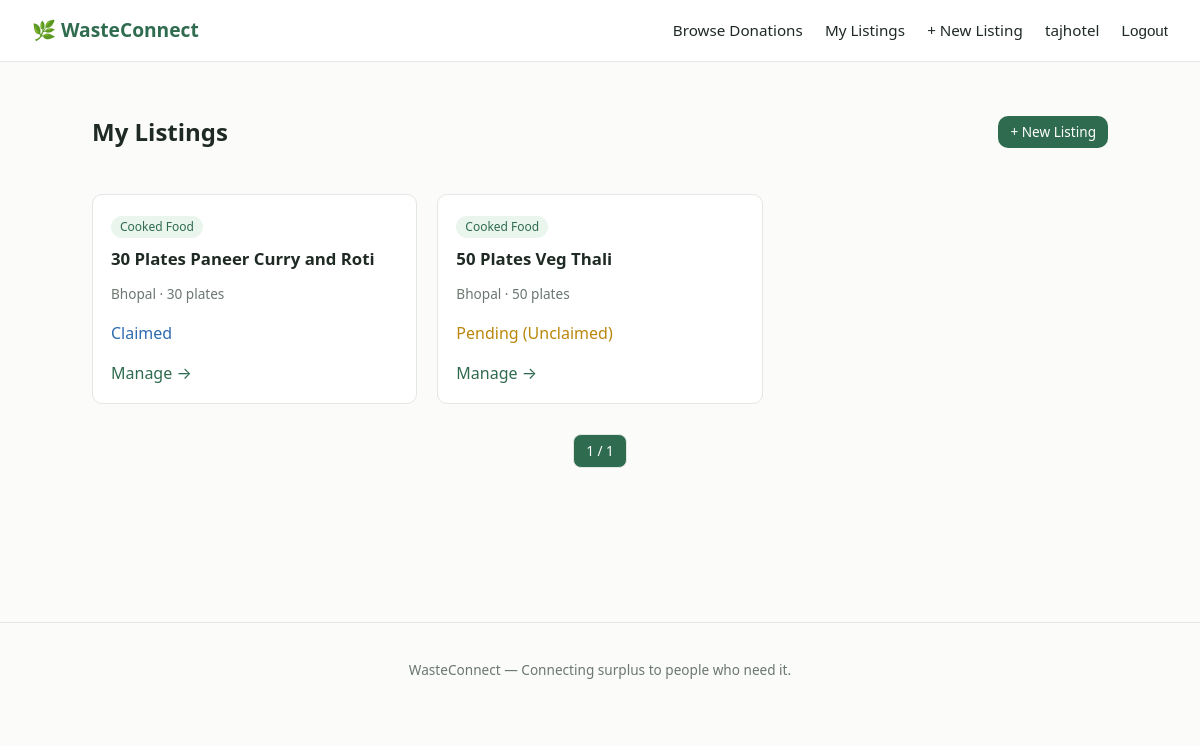
Screenshot of /donor/dashboard/ (signed in) with the database file from the repository.
### accounts/models.py (models this page shows, shortened)
class User(AbstractUser):
    DONOR = 'donor'
    NGO = 'ngo'
    ADMIN = 'admin'
    ROLE_CHOICES = [
        (DONOR, 'Donor (Restaurant/Hotel/Event)'),
        (NGO, 'NGO / Shelter (Receiver)'),
        (ADMIN, 'Platform Admin'),
    ]
    role = models.CharField(max_length=10, choices=ROLE_CHOICES, default=DONOR)
    phone = models.CharField(max_length=15, blank=True)
    organization_name = models.CharField(max_length=150, blank=True)
    address = models.CharField(max_length=255, blank=True)
    city = models.CharField(max_length=100, blank=True)
    is_verified = models.BooleanField(default=False)
    registration_doc = models.FileField(
        upload_to='ngo_docs/', blank=True, null=True,
        help_text="Registration certificate / proof (required for NGOs)"
    )

### listings/models.py (models this page shows, shortened)
class Listing(models.Model):
    CATEGORY_CHOICES = [
        ('cooked_food', 'Cooked Food'),
        ('raw_ingredients', 'Raw Ingredients / Groceries'),
        ('packaged_food', 'Packaged Food'),
        ('clothes', 'Clothes'),
        ('other', 'Other Resources'),
    ]
    STATUS_CHOICES = [
        ('pending', 'Pending (Unclaimed)'),
        ('claimed', 'Claimed'),
        ('in_transit', 'In Transit'),
        ('delivered', 'Delivered'),
        ('expired', 'Expired'),
    ]
    donor = models.ForeignKey(
        settings.AUTH_USER_MODEL,
        on_delete=models.CASCADE,
        related_name='listings',
        limit_choices_to={'role': 'donor'},
    )
    claimed_by = models.ForeignKey(
        settings.AUTH_USER_MODEL,
        on_delete=models.SET_NULL,
        null=True, blank=True,
        related_name='claimed_listings',
        limit_choices_to={'role': 'ngo'},
    )
    title = models.CharField(max_length=150)
    description = models.TextField(blank=True)
    category = models.CharField(max_length=20, choices=CATEGORY_CHOICES, default='cooked_food')
    quantity = models.CharField(max_length=50, help_text="e.g. '20 plates', '15 kg'")
    city = models.CharField(max_length=100)
    pickup_address = models.CharField(max_length=255)
    expiry_time = models.DateTimeField(help_text="When this donation is no longer usable")
    status = models.CharField(max_length=15, choices=STATUS_CHOICES, default='pending')
    image = models.ImageField(upload_to='listings/', blank=True, null=True)
    created_at = models.DateTimeField(auto_now_add=True)
    updated_at = models.DateTimeField(auto_now=True)
    claimed_at = models.DateTimeField(null=True, blank=True)
    delivered_at = models.DateTimeField(null=True, blank=True)
    is_flagged = models.BooleanField(default=False)
    class Meta:
        ordering = ['-created_at']

### listings/views.py (the view)
# urls.py: path('donor/dashboard/', views.donor_dashboard, name='donor_dashboard'),
@login_required
def donor_dashboard(request):
    if request.user.role != 'donor':
        messages.error(request, "Only donors can access this page.")
        return redirect('listings:home')
    listings = request.user.listings.all().order_by('-created_at')
    paginator = Paginator(listings, 8)
    page_number = request.GET.get('page')
    page_obj = paginator.get_page(page_number)
    return render(request, 'listings/donor_dashboard.html', {'page_obj': page_obj})

### templates/listings/donor_dashboard.html (shortened to what this page needs)
{% extends 'base.html' %}
{% block content %}
<div style="display:flex; justify-content:space-between; align-items:center;">
    <h2>My Listings</h2>
    <a href="{% url 'listings:create_listing' %}" class="btn small">+ New Listing</a>
</div>
{% if page_obj %}
<div class="grid">
    {% for listing in page_obj %}
    <div class="card">
        <span class="tag">{{ listing.get_category_display }}</span>
        <h3>{{ listing.title }}</h3>
        <p class="meta">{{ listing.city }} · {{ listing.quantity }}</p>
        <p class="status-{{ listing.status }}">{{ listing.get_status_display }}</p>
        <a href="{% url 'listings:listing_detail' listing.pk %}">Manage →</a>
    </div>
    {% endfor %}
</div>
<div class="pagination">
    <span class="current">{{ page_obj.number }} / {{ page_obj.paginator.num_pages }}</span>
</div>
{% else %}
<div class="empty-state">You haven't posted any listings yet.</div>
{% endif %}
{% endblock %}

### templates/base.html (shortened to what this page needs)
{% load static %}
<!DOCTYPE html>
<html lang="en">
<head>
    <link rel="stylesheet" href="{% static 'css/style.css' %}">
</head>
<body>
    <header class="navbar">
        <a href="{% url 'listings:home' %}" class="brand">🌿 WasteConnect</a>
        <nav>
            <a href="{% url 'listings:browse_listings' %}">Browse Donations</a>
            {% if user.is_authenticated %}
                {% if user.role == 'donor' %}
                    <a href="{% url 'listings:donor_dashboard' %}">My Listings</a>
                    <a href="{% url 'listings:create_listing' %}">+ New Listing</a>
                {% elif user.role == 'ngo' %}
                    <a href="{% url 'listings:ngo_dashboard' %}">My Claims</a>
                {% endif %}
                <a href="{% url 'accounts:profile' %}">{{ user.username }}</a>
                <form action="{% url 'accounts:logout' %}" method="post" class="inline-form">
                    <button type="submit" class="link-btn">Logout</button>
                </form>
            {% else %}
                <a href="{% url 'accounts:login' %}">Login</a>
                <a href="{% url 'accounts:signup_choice' %}" class="cta">Sign Up</a>
            {% endif %}
        </nav>
    </header>
    <main class="container">
        {% block content %}{% endblock %}
    </main>
    <footer class="footer">
        <p>WasteConnect — Connecting surplus to people who need it.</p>
    </footer>
</body>
</html>

### static/css/style.css (style rules this page uses)
:root { --green: #2f6b4f; --green-light: #eaf5ee; --ink: #1f2a24; --muted: #6b7770; --border: #e2e8e4; --bg: #fbfbf9; --danger: #c0392b; --radius: 10px; }
* { box-sizing: border-box; }
body { margin: 0; font-family: 'Segoe UI', system-ui, -apple-system, sans-serif; background: var(--bg); color: var(--ink); line-height: 1.5; }
a { color: var(--green); text-decoration: none; }
.navbar { display: flex; justify-content: space-between; align-items: center; padding: 16px 32px; background: #fff; border-bottom: 1px solid var(--border); }
.navbar .brand { font-weight: 700; font-size: 1.2rem; color: var(--green); }
.navbar nav a, .navbar nav .link-btn { margin-left: 18px; font-size: 0.95rem; color: var(--ink); }
.inline-form { display: inline; }
.link-btn { background: none; border: none; cursor: pointer; font-size: 0.95rem; color: var(--ink); padding: 0; }
.container { max-width: 1080px; margin: 0 auto; padding: 32px; min-height: 70vh; }
.footer { text-align: center; padding: 24px; color: var(--muted); font-size: 0.85rem; border-top: 1px solid var(--border); }
.grid { display: grid; grid-template-columns: repeat(auto-fill, minmax(260px, 1fr)); gap: 20px; margin-top: 24px; }
.card { background: #fff; border: 1px solid var(--border); border-radius: var(--radius); padding: 18px; transition: box-shadow .15s ease; }
.card h3 { margin: 0 0 6px; font-size: 1.05rem; }
.card .meta { color: var(--muted); font-size: 0.85rem; margin-bottom: 10px; }
.tag { display: inline-block; background: var(--green-light); color: var(--green); font-size: 0.75rem; padding: 2px 9px; border-radius: 20px; margin-bottom: 8px; }
.status-pending { color: #b9870b; }
.status-claimed { color: #2f6bb0; }
.btn { background: var(--green); color: #fff; border: none; padding: 10px 20px; border-radius: var(--radius); font-size: 0.95rem; cursor: pointer; }
.btn.small { padding: 6px 12px; font-size: 0.85rem; }
.pagination { display: flex; justify-content: center; gap: 8px; margin-top: 30px; }
.pagination a, .pagination span { padding: 6px 12px; border: 1px solid var(--border); border-radius: 8px; font-size: 0.85rem; }
.pagination .current { background: var(--green); color: #fff; }

### rows the page displays
User: username "tajhotel"
Listing: category "Cooked Food", title "30 Plates Paneer Curry and Roti", city "Bhopal", quantity "30 plates", status "Claimed"
Listing: category "Cooked Food", title "50 Plates Veg Thali", city "Bhopal", quantity "50 plates", status "Pending (Unclaimed)"

### other values shown
{{ page_obj.number }} "1"
{{ page_obj.paginator.num_pages }} "1"
